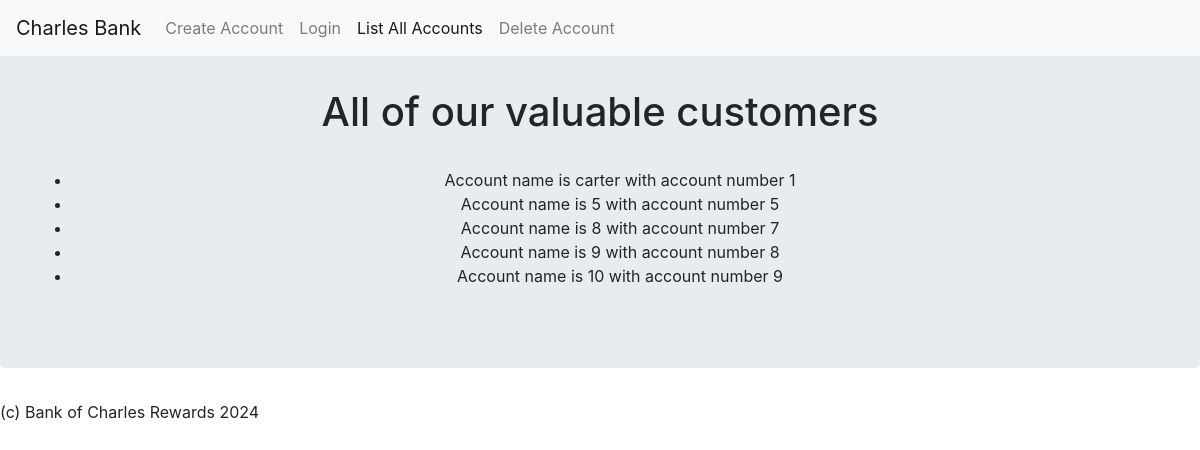
Page /list on the committed database.
### db/account.py (models this page shows, shortened)
class Account(db.Model):
    __tablename__ = "accounts"
    id = db.Column(db.Integer, primary_key=True)
    name = db.Column(db.String(80), unique=True)
    password = db.Column(db.Text)  # To be HASHED
    balance = db.Column(db.Integer)
    active = db.Column(db.Boolean, default=True)
    def __repr__(self):
        return f"Account name is {self.name} with account number {self.id}"

### views/display.py (the view)
@app.route("/list")
def list_accounts():
    accounts = Account.query.filter_by(active=True)
    return render_template("list_accounts.html", accounts=accounts)

### templates/list_accounts.html
﻿{% extends "base.html" %}
{% block content %}
    <div class="jumbotron">
        <h1>All of our valuable customers</h1>
        <br />
        <ul>
          {% for item in accounts %}
            <li>{{item}}</li>
          {% endfor %}
        </ul>
    </div>
{% endblock %}

### templates/base.html (style rules this page uses)
.jumbotron { text-align: center; }

### rows in the picture
Account: name+id "Account name is carter with account number 1"
Account: name+id "Account name is 5 with account number 5"
Account: name+id "Account name is 8 with account number 7"
Account: name+id "Account name is 9 with account number 8"
Account: name+id "Account name is 10 with account number 9"
